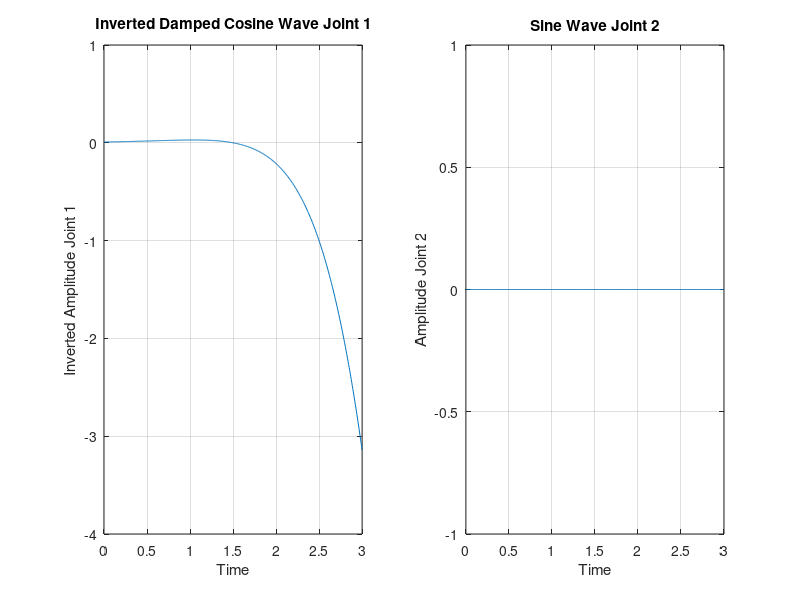

MATLAB code for this plot:
% Parameters
lambda1 = 2;            % Adjust decay
omega1 = pi/3;         % Adjust number of oscillationsc
phi1 = pi;          

lambda2 = 0;            % Adjust decay
omega2 = pi/3;         % Adjust number of oscillations
phi2 = pi;
% Time array
t = linspace(0, 3, 500)';

% Function
y1 = pi * exp(-lambda1 * t) .* cos(omega1 * t + phi1);
y2 = 0*pi/8* sin(omega2 * t + phi2);

% % Parameters
% lambda1 = 0.5;            % Adjust decay
% omega1 = 7*pi/5;         % Adjust number of oscillationsc
% phi1 = pi;          
% 
% lambda2 = 3;            % Adjust decay
% omega2 = 7*pi/5;         % Adjust number of oscillations
% phi2 = pi;
% % Time array
% t = linspace(0, 10, 2000)';
% 
% % Function
% y1 = pi * exp(-lambda1 * t) .* cos(omega1 * t + phi1);
% y2 = pi/6* sin(omega2 * t + phi2);

% Invert y values
y1_inverted = flipud(y1);

% Create a matrix with time and inverted y values
data = [t, y1_inverted, y2];

% Write the matrix to a CSV file
csvwrite('inverted_damped_cosine_wave.csv', data);

% Plot
figure
subplot(1,2,1)
plot(t, y1_inverted)
xlabel('Time')
ylabel('Inverted Amplitude Joint 1')
title('Inverted Damped Cosine Wave Joint 1')
grid on;

% Plot
subplot(1,2,2)
plot(t, y2)
xlabel('Time')
ylabel('Amplitude Joint 2')
title('Sine Wave Joint 2')
grid on;

